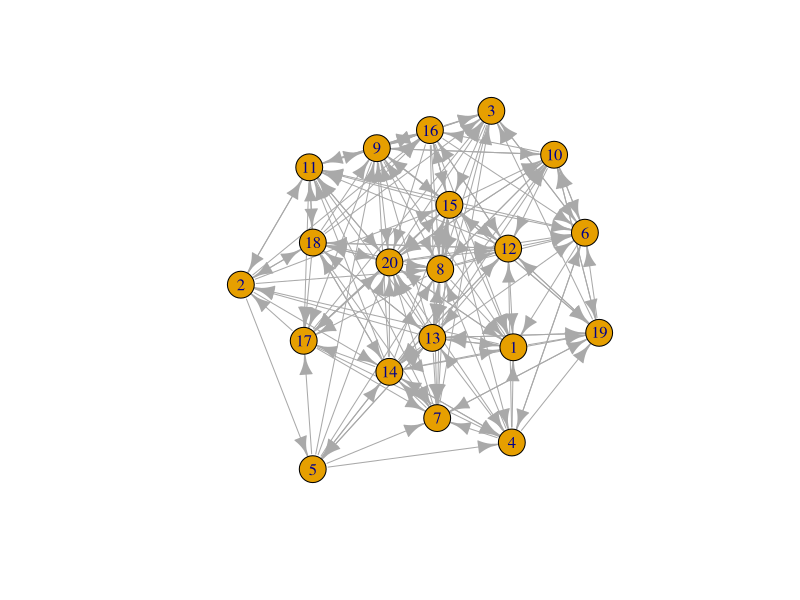

R code for this plot:
## ---- chunk 1
knitr::opts_chunk$set(echo = TRUE)
# import the libraries needed
library(igraph)
library(ggraph) # If you get an error run install.packages('ggraph')
library(tidygraph) # If you get an error run install.packages('tidygraph')
library(readxl) # If you get an error run install.packages('tidyverse')
set_graph_style(family='sans')
## ---- chunk 2
#edgelist <- read_excel("./edges.xlsx")
## ---- chunk 3

#edgelist
## ---- chunk 4

#node_atts <- read_excel("./node_atts.xlsx")
## ---- chunk 5

#node_atts
## ---- chunk 6
#G <- graph_from_data_frame(d = edgelist, 
#                           vertices = node_atts, directed = T)
#plot(G)
## ---- chunk 7
#G <- as_tbl_graph(G)

#G
## ---- chunk 8
## YOUR CODE HERE


## ---- chunk 9
#library(networkdata)
## ---- chunk 10
# This code turns the ht_advice network object into a tidygraph object, and saves it as G
#G <- as_tbl_graph(ht_advice)
#plot(G)
## ---- chunk 11

# YOUR CODE HERE


## ---- chunk 12

G = play_erdos_renyi(20, .4)

plot(G)

## ---- chunk 13

# YOUR CODE HERE
